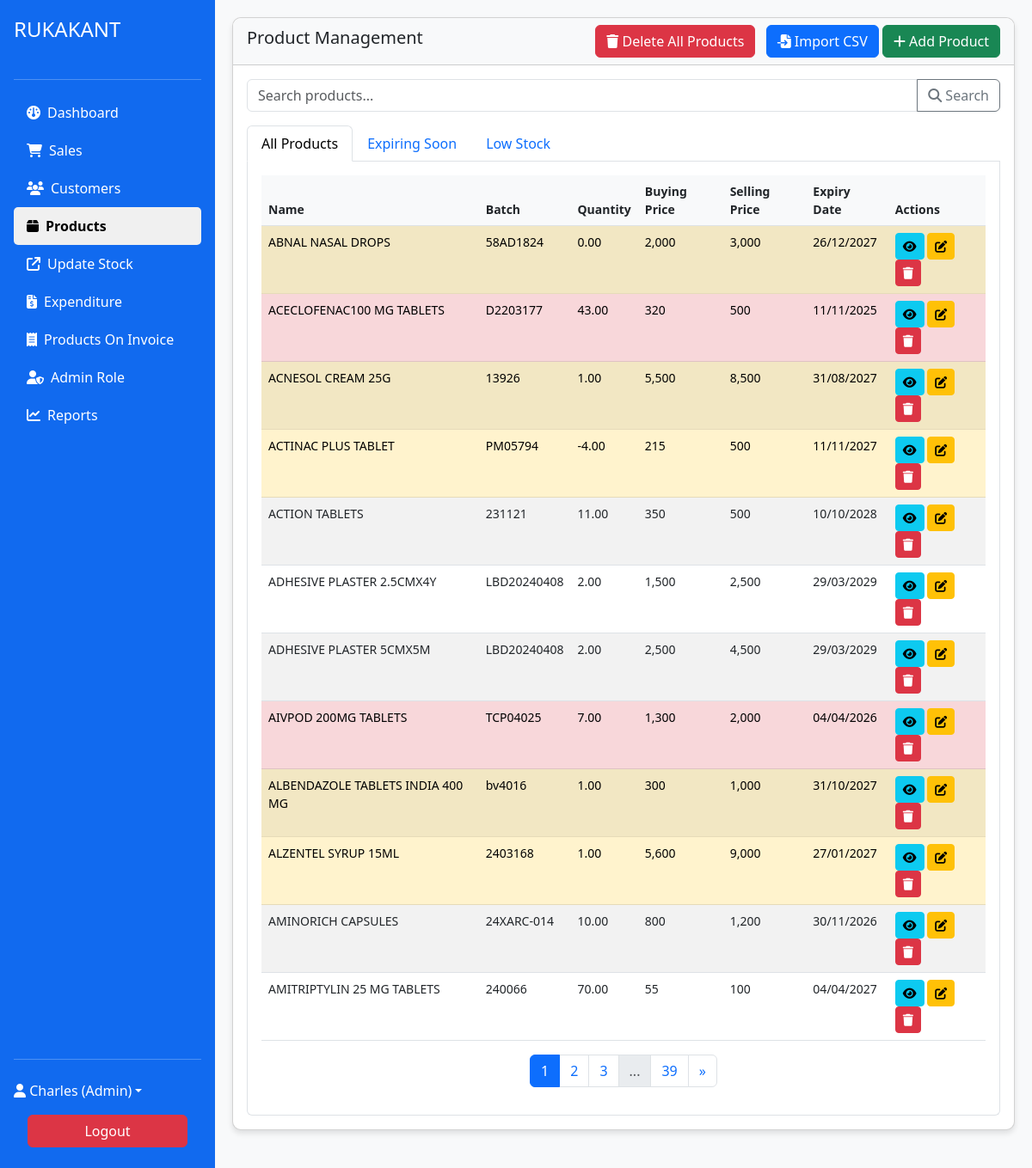
The app's page /system/products.php (signed in), older data.
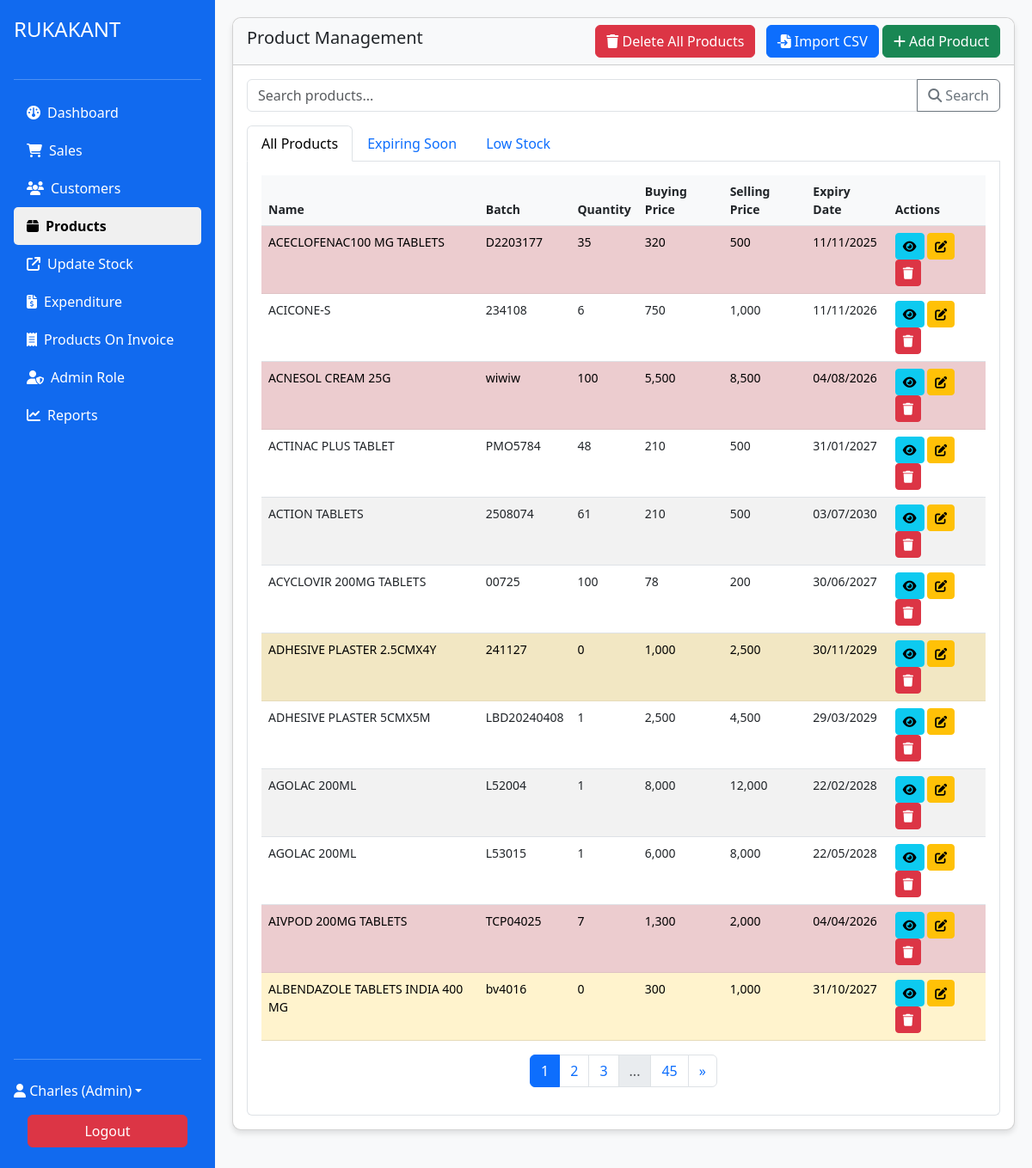
The same page, newer data.
### tables this page shows
CREATE TABLE `products_pharm` (
  `id` int(11) NOT NULL,
  `name` varchar(100) NOT NULL,
  `description` text DEFAULT NULL,
  `category_id` int(11) DEFAULT NULL,
  `batch_number` varchar(50) NOT NULL,
  `quantity` double DEFAULT NULL,
  `buying_price` double DEFAULT NULL,
  `selling_price` double DEFAULT NULL,
  `expiry_date` date NOT NULL,
  `supplier_id` int(11) DEFAULT NULL,
  `created_at` datetime DEFAULT current_timestamp(),
  `updated_at` datetime DEFAULT NULL ON UPDATE current_timestamp(),
  `minimum_stock_level` int(11) NOT NULL CHECK (`minimum_stock_level` >= 0),
  `barcode` varchar(50) DEFAULT NULL,
  `unit_type` varchar(20) DEFAULT NULL,
  `invoice_number` varchar(100) DEFAULT NULL
);

### classes/Pharmacy.php (called while the page is built, shortened)
<?php
require_once __DIR__ . '/../includes/db.php';
class Pharmacy
{
    private $db;
    public function __construct($db)
    {
        $this->db = $db;
    }
    public function getProducts($search = '', $limit = 10, $offset = 0)
    {
        $where = '';
        $params = [];
        $params[] = (string) $limit;
        $params[] = (string) $offset;
        $sql = "
        SELECT * FROM products_pharm
        $where
        ORDER BY name
        LIMIT ? OFFSET ?
    ";
        return $this->db->query($sql, $params);
    }
    public function countAllProducts($search = '')
    {
        if ($search) {
            $result = $this->db->query("SELECT COUNT(*) as total FROM products_pharm WHERE name LIKE ?", ["%$search%"]);
        } else {
            $result = $this->db->query("SELECT COUNT(*) as total FROM products_pharm");
        }
        return $result[0]['total'] ?? 0;
    }
}

### includes/db.php (called while the page is built, shortened)
<?php
class Database
{
    private $host = 'localhost';
    private $user = 'root';
    private $pass = '';
    private $dbname = 'hospital_management';
    private $conn;
    public function __construct()
    {
        $this->conn = new mysqli($this->host, $this->user, $this->pass, $this->dbname);
    }
    public function query($sql, $params = [])
    {
        $stmt = $this->conn->prepare($sql);
        if (!empty($params)) {
            $types = str_repeat('s', count($params));
            $stmt->bind_param($types, ...$params);
        }
        $stmt->execute();
        $result = $stmt->get_result();
        return $result ? $result->fetch_all(MYSQLI_ASSOC) : false;
    }
}

### system/products.php (the view, shortened to what the changed rows need)
<?php
require_once '../includes/header.php';
require_once '../classes/Pharmacy.php';
$pharmacy = new Pharmacy($db);
$limit = 12;
$page = isset($_GET['page']) ? (int) $_GET['page'] : 1;
$page = max($page, 1);
$offset = ($page - 1) * $limit;
$search = $_GET['search'] ?? '';
$active_tab = $_GET['tab'] ?? 'all';
switch ($active_tab) {
    default:
        $total = $pharmacy->countAllProducts($search);
        $products = $pharmacy->getProducts($search, $limit, $offset);
        $total_pages = ceil($total / $limit);
        break;
}
function renderPagination($current_page, $total_pages, $tab = '')
{
    $output = '<nav><ul class="pagination justify-content-center">';
    $start = max(1, $current_page - 2);
    $end = min($total_pages, $current_page + 2);
    for ($i = $start; $i <= $end; $i++) {
        $active = $i === $current_page ? ' active' : '';
        $url = '?page=' . $i . ($tab ? '&tab=' . $tab : '');
        $output .= "<li class='page-item$active'><a class='page-link' href='$url'>$i</a></li>";
    }
    if ($current_page < $total_pages - 2) {
        if ($current_page < $total_pages - 3)
            $output .= "<li class='page-item disabled'><span class='page-link'>...</span></li>";
        $url = '?page=' . $total_pages . ($tab ? '&tab=' . $tab : '');
        $output .= "<li class='page-item'><a class='page-link' href='$url'>$total_pages</a></li>";
    }
    if ($current_page < $total_pages) {
        $next_page = $current_page + 1;
        $url = '?page=' . $next_page . ($tab ? '&tab=' . $tab : '');
        $output .= "<li class='page-item'><a class='page-link' href='$url'>&raquo;</a></li>";
    }
    $output .= '</ul></nav>';
    return $output;
}
?>
<div class="card mb-4">
    <div class="card-body">
        <div class="tab-content p-3 border border-top-0 rounded-bottom">
            <div class="tab-pane fade <?= $active_tab === 'all' ? 'show active' : '' ?>" id="all" role="tabpanel">
                <div class="table-responsive">
                    <table class="table table-striped">
                        <thead>
                            <tr>
                                <th>Name</th>
                                <th>Batch</th>
                                <th>Quantity</th>
                                <th>Buying Price</th>
                                <th>Selling Price</th>
                                <th>Expiry Date</th>
                                <th>Actions</th>
                            </tr>
                        </thead>
                        <tbody>
                            <?php if ($active_tab === 'all'): ?>
                                <?php foreach ($products as $p): ?>
                                    <tr class="<?= $p['quantity'] <= $p['minimum_stock_level'] ? 'table-warning' : '' ?>
                                    <?= (strtotime($p['expiry_date']) - time()) < (30 * 86400) ? 'table-danger' : '' ?>">
                                        <td><?= htmlspecialchars($p['name']) ?></td>
                                        <td><?= htmlspecialchars($p['batch_number']) ?></td>
                                        <td><?= $p['quantity'] ?></td>
                                        <td><?= number_format($p['buying_price']) ?></td>
                                        <td><?= number_format($p['selling_price']) ?></td>
                                        <td><?= date('d/m/Y', strtotime($p['expiry_date'])) ?></td>
                                        <td>
                                            <a href="?action=view&id=<?= $p['id'] ?>" class="btn btn-sm btn-info" title="View">
                                                <i class="fas fa-eye"></i>
                                            </a>
                                            <a href="?action=edit&id=<?= $p['id'] ?>" class="btn btn-sm btn-warning"
                                                title="Edit">
                                                <i class="fas fa-edit"></i>
                                            </a>
                                            <a href="?action=delete&id=<?= $p['id'] ?>" class="btn btn-sm btn-danger"
                                                onclick="return confirm('Are you sure you want to delete this product and all related data?')"
                                                title="Delete">
                                                <i class="fas fa-trash"></i>
                                            </a>
                                        </td>
                                    </tr>
                                <?php endforeach; ?>
                            <?php endif; ?>
                        </tbody>
                    </table>
                    <?php if ($active_tab === 'all'): ?>
                        <?= renderPagination($page, $total_pages, 'all') ?>
                    <?php endif; ?>
                </div>
            </div>
        </div>
    </div>
</div>
<?php
require_once '../includes/footer.php';
?>

Row changes from the older to the newer data that the page shows:
removed products_pharm: name "ABNAL NASAL DROPS", batch_number "58AD1824", quantity "0.00", buying_price "2,000", selling_price "3,000", expiry_date "26/12/2027"
no longer on this page (row edited): products_pharm: name "ALZENTEL SYRUP 15ML", batch_number "2403168", quantity "1.00", buying_price "5,600", selling_price "9,000", expiry_date "27/01/2027"
no longer on this page (row unchanged): products_pharm: name "AMINORICH CAPSULES", batch_number "24XARC-014", quantity "10.00", buying_price "800", selling_price "1,200", expiry_date "30/11/2026"
no longer on this page (row unchanged): products_pharm: name "AMITRIPTYLIN 25 MG TABLETS", batch_number "240066", quantity "70.00", buying_price "55", selling_price "100", expiry_date "04/04/2027"
changed products_pharm "ACECLOFENAC100 MG TABLETS": quantity "43.00" → "35"
added products_pharm: name "ACICONE-S", batch_number "234108", quantity "6", buying_price "750", selling_price "1,000", expiry_date "11/11/2026"
changed products_pharm "ACNESOL CREAM 25G": batch_number "13926" → "wiwiw"; quantity "1.00" → "100"; expiry_date "31/08/2027" → "04/08/2026"
changed products_pharm "ACTINAC PLUS TABLET": batch_number "PM05794" → "PMO5784"; quantity "-4.00" → "48"; buying_price "215" → "210"; expiry_date "11/11/2027" → "31/01/2027"
changed products_pharm "ACTION TABLETS": batch_number "231121" → "2508074"; quantity "11.00" → "61"; buying_price "350" → "210"; expiry_date "10/10/2028" → "03/07/2030"
added products_pharm: name "ACYCLOVIR 200MG TABLETS", batch_number "00725", quantity "100", buying_price "78", selling_price "200", expiry_date "30/06/2027"
changed products_pharm "ADHESIVE PLASTER 2.5CMX4Y": batch_number "LBD20240408" → "241127"; quantity "2.00" → "0"; buying_price "1,500" → "1,000"; expiry_date "29/03/2029" → "30/11/2029"
changed products_pharm "ADHESIVE PLASTER 5CMX5M": quantity "2.00" → "1"
added products_pharm: name "AGOLAC 200ML", batch_number "L52004", quantity "1", buying_price "8,000", selling_price "12,000", expiry_date "22/02/2028"
added products_pharm: name "AGOLAC 200ML", batch_number "L53015", quantity "1", buying_price "6,000", selling_price "8,000", expiry_date "22/05/2028"
computed for products_pharm "AIVPOD 200MG TABLETS": quantity "7.00" → "7"
changed products_pharm "ALBENDAZOLE TABLETS INDIA 400 MG": quantity "1.00" → "0"
Text that changed along with them:
$total_pages: "39" → "45"
